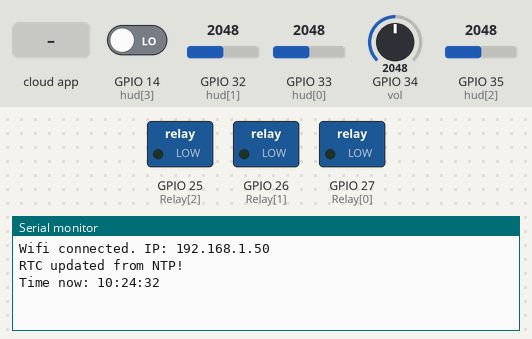
A sketch run on a simulated ESP32. On the bench: switched loads named in the sketch (green lamp = pin HIGH), the last lines printed to the serial monitor. The test bench sets the inputs (shaded band); at power-on: GPIO 14 (hud[3]) LOW, GPIO 32 (hud[1]) = 2048, GPIO 33 (hud[0]) = 2048, GPIO 34 (vol) = 2048, GPIO 35 (hud[2]) = 2048. WiFi joins after 1.5 s; servers stay silent unless stated; the local clock reads 2024-03-15 10:24:30 at power-on unless the sketch sets it; the Firebase database answers and starts empty.

Above: at 2.7 s.
2.8 s: the phone or cloud app sets have_water to 1
At 10.85 s:
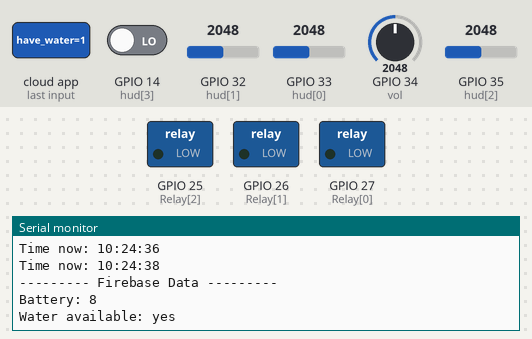
12.0 s: GPIO 14 (hud[3]) driven HIGH
At 21.51 s:
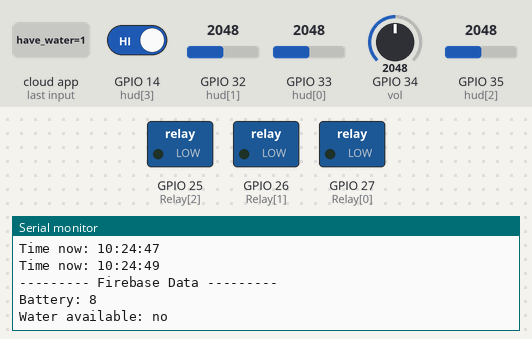
22.8 s: the phone or cloud app sets is_allow to 1
At 23.16 s:
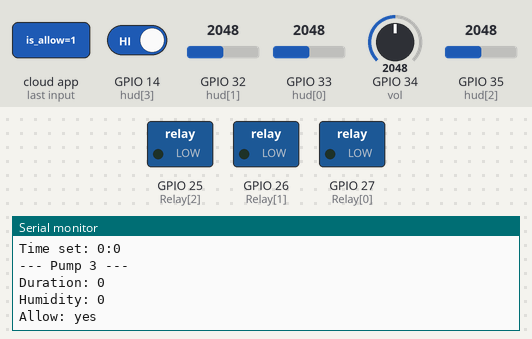
Timing chart, 0 to 25.8 s (numbered marks = the images above; inputs shaded):
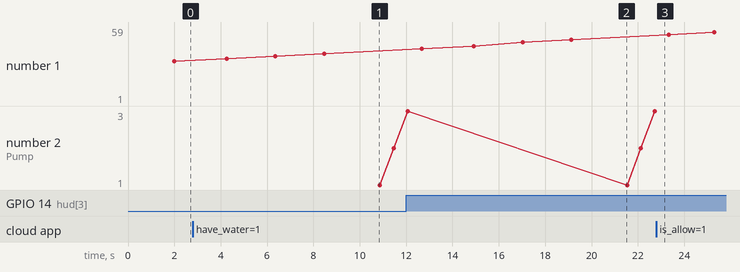

The sketch:

app_bom.ino
```cpp
#include <Arduino.h>
#include "config.h"
#include "rtc_service.h"
#include "firebase_service.h"
#include "relay_control.h"
#include "sensor_service.h"

unsigned long lastFetchTime = 0;
const unsigned long fetchInterval = 10000; // 10 giay

void setup() {
  Serial.begin(115200);
  setupRelays();
  setupHudAndVolSensors();
  setupRTC();
  setupAndconnectWifi();
  syncTimeFromNTP();
  configFirebase();
}

void loop() {
  delay(500);
  unsigned long now = millis();
  if (now - lastFetchTime >= fetchInterval) {
    fetchData();
    lastFetchTime = now;
  }

  DateTime nowTime = rtc.now();
  printTime(nowTime);

  for (int i = 0; i < NUM_PUMP; i++) {
    doam[i] = averageHumidity(hud[i]);
    Pump_operation(pump[i], i + 1, Relay[i], doam[i], nowTime);
  }

  measure_voltage();
  measure_water();

  delay(1000);
}
```

firebase_service.h
```cpp
// firebase_service.h
#ifndef FIREBASE_SERVICE_H
#define FIREBASE_SERVICE_H

#include <FirebaseESP32.h>
// Provide the token generation process info.
#include <addons/TokenHelper.h>

// Provide the RTDB payload printing info and other helper functions.
#include <addons/RTDBHelper.h>
#include "relay_control.h"


extern FirebaseData fbdo;

void setting_time(String t, int* giomo, int* phutmo); // chuyển sang đúng định dạng thời gian
void configFirebase();                                // Cấu hình firebase
void get_inforPump(Pump* _pump, int num_pump);        // Lấy dữ liệu từng máy bơm
void fetchData();                                     // Lấy dữ liệu từ firebase

#endif // FIREBASE_SERVICE_H
```

firebase_service.ino
```cpp
#include "firebase_service.h"

FirebaseData fbdo;
FirebaseAuth auth;
FirebaseConfig config;

void setting_time(String t, int* giomo, int* phutmo){
  char tim[10]; // tạo mảng ký tự để copy string từ `t`
  t.toCharArray(tim, sizeof(tim));

  char *q = strtok(tim, ":");
  if (q != NULL) {
    *giomo = atoi(q);  // chuyển thành int
    q = strtok(NULL, ":");
    if (q != NULL) {
      *phutmo = atoi(q);
    }
  }
}

void configFirebase() {
  // Cấu hình Firebase
  config.api_key = API_KEY;
  config.database_url = DATABASE_URL;

  config.signer.tokens.legacy_token = DATABASE_SECRET;

  /* Assign the callback function for the long running token generation task */
  config.token_status_callback = tokenStatusCallback; // see addons/TokenHelper.h

  Firebase.reconnectWiFi(false);

  // Large data transmission may require larger RX buffer, otherwise connection issue or data read time out can be occurred.
  fbdo.setBSSLBufferSize(4096 /* Rx buffer size in bytes from 512 - 16384 */, 1024 /* Tx buffer size in bytes from 512 - 16384 */);
  Firebase.begin(&config, &auth);
  Firebase.setDoubleDigits(5);
}

void get_inforPump(Pump* _pump, int num_pump) {
  String addr_pump_i = addr_pump + "pum" + String(num_pump) + "/";
  Serial.print("Duration: ");
  Firebase.getInt(fbdo, addr_pump_i + "duration_time", &_pump->dur) ? Serial.println(_pump->dur) : Serial.println(fbdo.errorReason().c_str());

  Serial.print("Humidity: ");
  Firebase.getInt(fbdo, addr_pump_i + "humidity", &_pump->range_hud) ? Serial.println(_pump->range_hud) : Serial.println(fbdo.errorReason().c_str());

  Serial.print("Allow: ");
  Firebase.getBool(fbdo, addr_pump_i + "is_allow", &_pump->isAllow) ? Serial.println(_pump->isAllow ? "yes" : "no") : Serial.println(fbdo.errorReason().c_str());

  Serial.print("Start time: ");
  Firebase.getString(fbdo, addr_pump_i + "start_time", &_pump->start_time) ? Serial.println(_pump->start_time) : Serial.println(fbdo.errorReason().c_str());

  setting_time(_pump->start_time, &_pump->set_hour, &_pump->set_minute);
  Serial.print("Time set: "); Serial.print(_pump->set_hour); Serial.print(":"); Serial.println(_pump->set_minute);
}

void fetchData() {
  Serial.println("--------- Firebase Data ---------");
  Serial.print("Battery: ");
  Firebase.getInt(fbdo, "/data/battery", &battery) ? Serial.println(battery) : Serial.println(fbdo.errorReason().c_str());

  Serial.print("Water available: ");
  Firebase.getBool(fbdo, "/data/have_water", &have_water) ? Serial.println(have_water ? "yes" : "no") : Serial.println(fbdo.errorReason().c_str());

  // get infor pump
  for (int i = 0; i < NUM_PUMP; i++){
    Serial.println("--- Pump " + String(i + 1) + " ---");
    get_inforPump(&pump[i], i + 1);
  }

  Serial.println("----------------------------------");
}
```

relay_control.h
```cpp
// ===== File: relay_control.h =====
#ifndef RELAY_CONTROL_H
#define RELAY_CONTROL_H

#include <Arduino.h>
#include "firebase_service.h"

typedef struct Pump {
	int range_hud;
	int dur;
	bool isAllow;
	String start_time;
	int set_hour;
	int set_minute;
} Pump;

extern Pump pump[NUM_PUMP];
extern int giotat[NUM_PUMP];
extern int phuttat[NUM_PUMP];
extern bool isActive[NUM_PUMP];
extern bool have_water;

void Pump_operation(Pump _pump, int num_pump, int num_relay, int current_humidity, DateTime t);
void setupRelays();
#endif // RELAY_CONTROL_H
```

relay_control.ino
```cpp
// ===== File: relay_control.cpp =====
#include "relay_control.h"

void setupRelays() {
  for (int i = 0; i < NUM_RELAY; i++) {
    pinMode(Relay[i], OUTPUT);
    digitalWrite(Relay[i], LOW);
  }
}

void Pump_operation(Pump _pump, int num_pump, int num_relay, int current_humidity, DateTime t) {
  if (_pump.isAllow && !isActive[num_pump - 1] &&
      have_water &&
      t.hour() == _pump.set_hour &&
      t.minute() == _pump.set_minute &&
      current_humidity <= _pump.range_hud) {

    giotat[num_pump - 1] = (_pump.set_hour + (_pump.set_minute + _pump.dur)/60) % 24;
    phuttat[num_pump - 1] = (_pump.set_minute + _pump.dur) % 60;

    digitalWrite(Relay[num_relay], HIGH);
    isActive[num_pump - 1] = true;
    Firebase.setBool(fbdo, addr_pump + "pum" + String(num_pump) + "/pum_state", true);
  }
  else if (!_pump.isAllow ||
           (isActive[num_pump - 1] &&
           ((t.hour() == giotat[num_pump - 1] && t.minute() == phuttat[num_pump - 1]) ||
            current_humidity > _pump.range_hud))) {

    digitalWrite(Relay[num_relay], LOW);
    isActive[num_pump - 1] = false;
    Firebase.setBool(fbdo, addr_pump + "pum" + String(num_pump) + "/pum_state", false);
  }
}
```

rtc_service.h
```cpp
// rtc_service.h
#ifndef RTC_SERVICE_H
#define RTC_SERVICE_H

#include <RTClib.h>
#include <WiFi.h>
#include <WiFiManager.h>

RTC_DS3231 rtc;

void setupRTC();
void setupAndconnectWifi();
void syncTimeFromNTP();
void printTime(DateTime t);

#endif // RTC_SERVICE_H
```

rtc_service.ino
```cpp
#include "rtc_service.h"

void setupRTC() {
  if (!rtc.begin()) {
    Serial.println("Couldn't find RTC");
    while (1) delay(10);
  }
  if (rtc.lostPower()) {
    rtc.adjust(DateTime(F(__DATE__), F(__TIME__)));
  }
}

void setupAndconnectWifi(){
  // set up wifi manager
  WiFi.mode(WIFI_STA);
  Serial.begin(115200);

  //WiFiManager, Local intialization. Once its business is done, there is no need to keep it around
  WiFiManager wm;
  //wm.resetSettings();

  bool res;
  res = wm.autoConnect("AutoConnectAP","password"); // password protected ap
  // connect wifi
  if(!res) {
      Serial.println("Failed to connect");
  }

  while(WiFi.status() != WL_CONNECTED){
    Serial.print(".");
    delay(300);
  }
  // print IP address (optional)
  Serial.println("");
  Serial.print("Wifi connected. IP: ");
  Serial.println(WiFi.localIP());
}

void syncTimeFromNTP() {
  // --- Đồng bộ thời gian từ NTP ---
  configTime(7 * 3600, 0, "pool.ntp.org"); // Múi giờ GMT+7 (Việt Nam)

  struct tm timeinfo;
  if (getLocalTime(&timeinfo)) {
    rtc.adjust(DateTime(
      timeinfo.tm_year + 1900,
      timeinfo.tm_mon + 1,
      timeinfo.tm_mday,
      timeinfo.tm_hour,
      timeinfo.tm_min,
      timeinfo.tm_sec
    ));
    Serial.println("RTC updated from NTP!");
  } else {
    Serial.println("Failed to get time from NTP.");
  }
}

void printTime(DateTime t) {
  Serial.printf("Time now: %02d:%02d:%02d\n", t.hour(), t.minute(), t.second());
}
```

sensor_service.h
```cpp
// sensor_service.h
#ifndef SENSOR_SERVICE_H
#define SENSOR_SERVICE_H

Pump pump[NUM_PUMP];
int giotat[NUM_PUMP] = {-1, -1, -1};
int phuttat[NUM_PUMP] = {-1, -1, -1};
bool isActive[NUM_PUMP] = {false, false, false};
int doam[NUM_HUD] = {0, 0, 0, 0};
bool have_water = true;
// get pin
int battery = 100;

void setupHudAndVolSensors();
int readHumidity(int pin);
int averageHumidity(int pin, int sample = 5);
void measure_voltage();
void measure_water();

#endif // SENSOR_SERVICE_H
```

sensor_service.ino
```cpp
#include "sensor_service.h"

void setupHudAndVolSensors(){
  // setup hud_sensor
  for (int i = 0; i < NUM_HUD; i++){
    pinMode (hud[i], INPUT);
  }

  // setup vol_sensor
  pinMode (vol, INPUT);
}

int readHumidity(int pin) {
  int raw = analogRead(pin);
  return 100 - map(raw, 0, 1023, 1, 100);
}

int averageHumidity(int pin, int sample) {
  int total = 0;
  for (int i = 0; i < sample; i++) {
    total += readHumidity(pin);
    delay(10);
  }
  return total / sample;
}

void measure_voltage() {
  int sensorValue = analogRead(vol);
  float voltage = sensorValue * (3.3 / 4095.0);
  battery = voltage * (16.5 / 3.3);

  static int last_battery = -1;
  if (battery != last_battery) {
    Firebase.setInt(fbdo, "/data/battery", battery);
    last_battery = battery;
  }
}

void measure_water() {
  int digital = digitalRead(hud[3]);
  if (digital == have_water) {
    Firebase.setBool(fbdo, "/data/have_water", !digital);
    have_water = !digital;
  }
}
```

config.h
```cpp
// ===== File: config.h =====
#ifndef CONFIG_H
#define CONFIG_H

#define API_KEY "AIzaSyAroI2Hgt2WUpUrAfMDW-QPiXIHs7gEQRY"
#define DATABASE_URL "pump-app-ec054-default-rtdb.firebaseio.com"
#define DATABASE_SECRET "A2Fjevw6dhwkToc4heuAhkq7YfIClvflctuV6T7Y"

#define NUM_PUMP 3
#define NUM_HUD 4
#define NUM_RELAY 3

// Pinout
const int Relay[NUM_RELAY] = { 27, 26, 25 };
const int hud[NUM_HUD] = { 33, 32, 35, 14 };
const int vol = 34;

// Firebase address
const String addr_pump = "/data/pum/";

#endif // CONFIG_H
```

Measured:
- after the input at 2.8 s, the serial monitor: prints a new line after 7.9 s (image 1)
- after the input at 12.0 s, the serial monitor: prints a new line after 5.0 s (image 2)
- after the input at 22.8 s, the serial monitor: prints a new line after 0.23 s (image 3)
- plotted number 1: 38 → 49 after the input at 12.0 s, 49 → 11 after the input at 22.8 s
